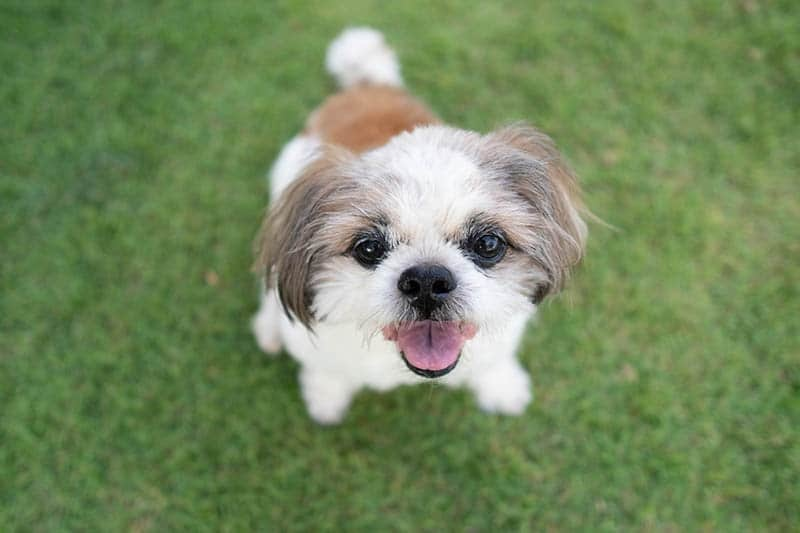
#> input picture Assets/dog_out.jpeg, 800 x 533 px
$ python edgeDetection.py   (older library calls are emulated)
#> lines starting #> are read from the running program, lines starting #| are printed output that depends on the picture; after the words box and inside, x2 and y2 are one past the last pixel; in counts of white or black regions, pixels touching at a corner belong together
import os
import cv2

"""
Edge detection - dilate erode, closing and opening
sobel
laplacian
canny
"""

img_bgr = cv2.imread(os.path.join('.', 'Assets', 'dog_out.jpeg'))
#> img_bgr is the input picture: shape (533, 800, 3); mean B, G, R 93.4, 135.9, 115.2
img_edg_canny = cv2.Canny(img_bgr, 100, 200)
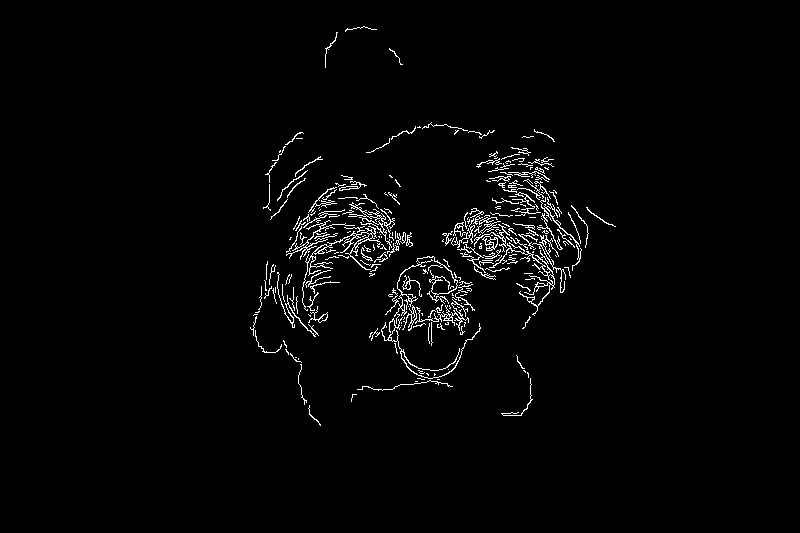
#> img_edg_canny: shape (533, 800); 2.1% white in thin lines or dots, all inside (x1, y1, x2, y2) = (250, 26, 616, 426)

img_edge_sobel = cv2.Sobel(img_bgr, ddepth=cv2.CV_64F, dx=1, dy=0, ksize=3)
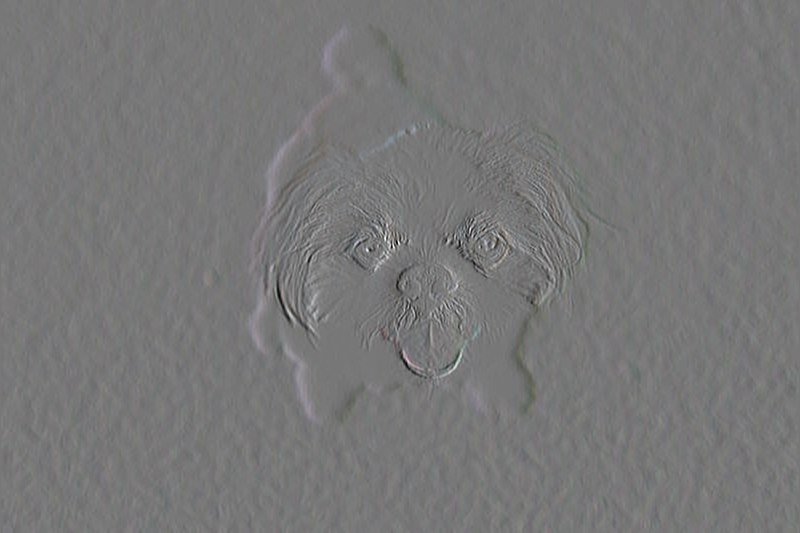
#> img_edge_sobel: shape (533, 800, 3) float64; mean B, G, R 0.1, 0.2, 0.2; drawn with min black and max white

img_edge_laplacian = cv2.Laplacian(img_bgr, cv2.CV_64F, ksize=3)
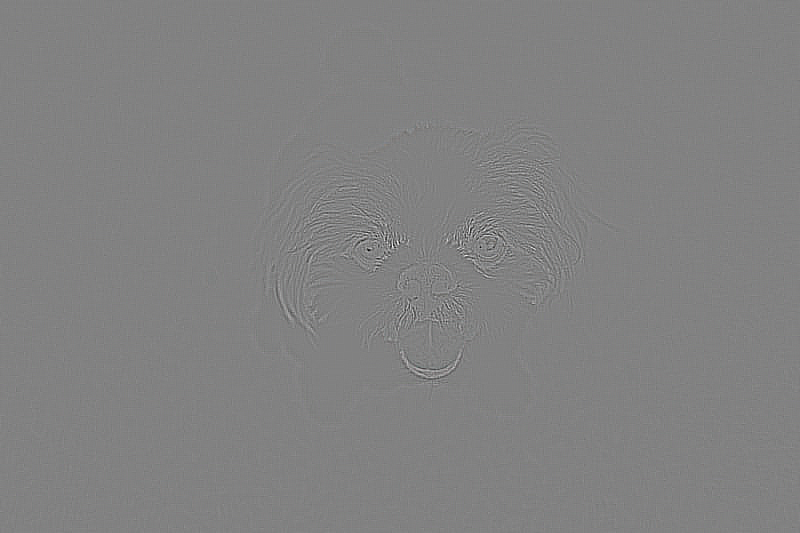
#> img_edge_laplacian: shape (533, 800, 3) float64; mean B, G, R 0, 0, 0; drawn with min black and max white

cv2.imshow("img_edg_canny ", img_edg_canny)
cv2.imshow("img_edge_sobel ", img_edge_sobel)
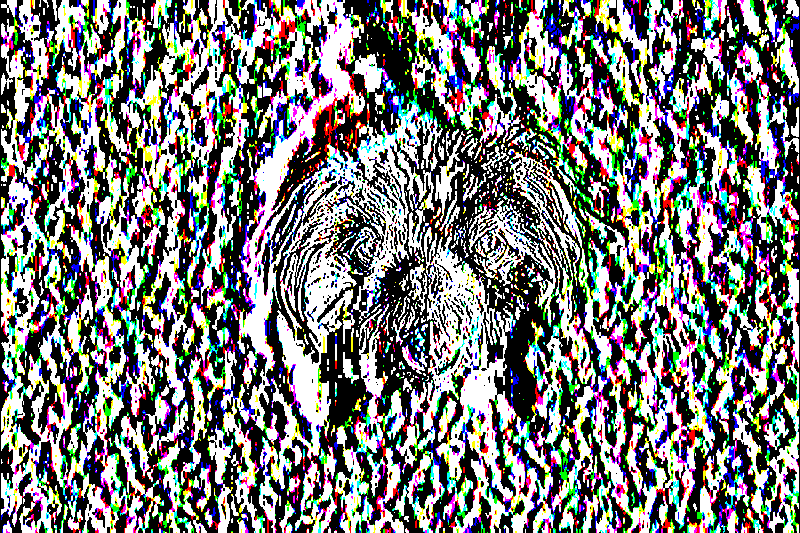
#> window 'img_edge_sobel ': shape (533, 800, 3); mean B, G, R 121.3, 121.9, 122
cv2.imshow("img_edg_laplacian ", img_edge_laplacian)
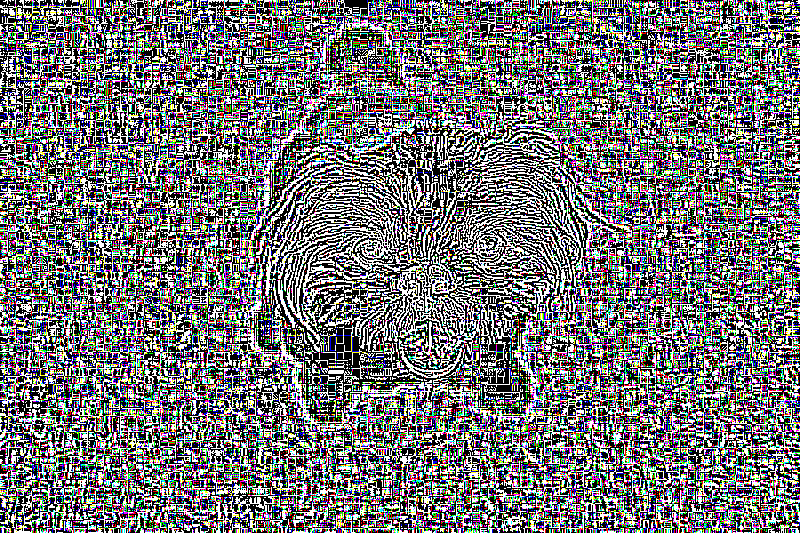
#> window 'img_edg_laplacian ': shape (533, 800, 3); mean B, G, R 116.1, 114, 115.2

cv2.waitKey(0)
